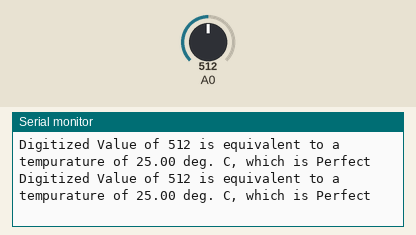
Bench run of a program on a simulated ESP8266 (Wemos D1 mini). Shown: the last lines printed to the serial monitor. The inputs (shaded band) are chosen by the test bench; at power-on: A0 = 512.

Above: at 2.8 s.
2.9 s: A0 set to 716
At 4.4 s:
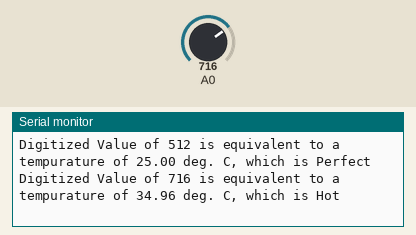
7.5 s: A0 set to 900
At 8.8 s:
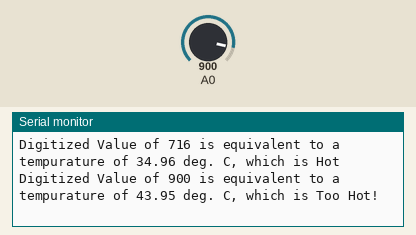
11.5 s: A0 set to 306
At 13.3 s:
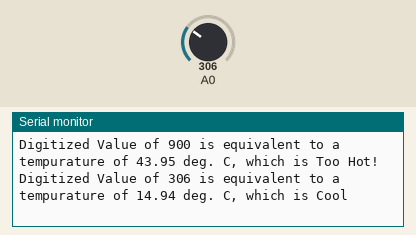
15.5 s: A0 set to 122
At 16.5 s:
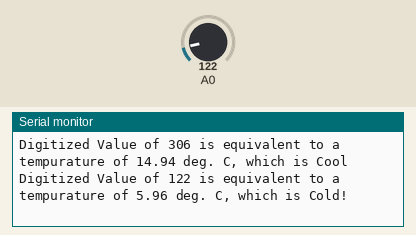

The program:

main.cpp
```cpp
#include <Arduino.h>
void setup() {
  // I, Robert Zaranek, 001161598 certify that this material is my original work.
  // No other person's work has been used without due acknowledgement.

  // configure the USB serial monitor
  Serial.begin(115200);
}
void loop() {
  int iVal;
  double calcTemp;
  String tempJudgement;

  // read digitized value from the D1 Mini's A/D convertor
  iVal = analogRead(A0);
  // calculate tempturature
  calcTemp = (iVal / 1024.0) * 50;

  // make judgement based on tempurature calculation
  if (calcTemp < 10) {
    tempJudgement = "Cold!";
  } else if (calcTemp >= 10 && calcTemp <= 15) {
    tempJudgement = "Cool";
  } else if (calcTemp >= 15 && calcTemp <= 25) {
    tempJudgement = "Perfect";
  } else if (calcTemp >= 25 && calcTemp <= 30) {
    tempJudgement = "Warm";
  } else if (calcTemp >= 30 && calcTemp <= 35) {
    tempJudgement = "Hot";
  } else if (calcTemp > 35) {
    tempJudgement = "Too Hot!";
  }


  // print value to the USB port
  Serial.println(
    "Digitized Value of " + String(iVal) +
    " is equivalent to a tempurature of " + String(calcTemp) +
    " deg. C, which is " + String(tempJudgement)
    );

  // wait 2 seconds (2000 ms)
  delay(2000);
}
```

Measured:
- after the input at 2.9 s, the serial monitor: prints a new line after 1.1 s (image 1)
- after the input at 7.5 s, the serial monitor: prints a new line after 0.51 s (image 2)
- after the input at 11.5 s, the serial monitor: prints a new line after 0.51 s (image 3)
- after the input at 15.5 s, the serial monitor: prints a new line after 0.52 s (image 4)
